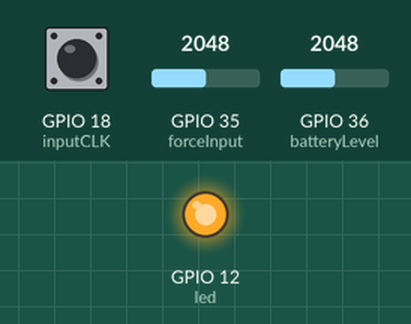
Recording of a sketch running on a simulated ESP32. Parts: output pins drawn as LEDs (lit = HIGH). The inputs (shaded band) are chosen by the test bench; at power-on: GPIO 18 (inputCLK) HIGH, GPIO 35 (forceInput) = 2048, GPIO 36 (batteryLevel) = 2048. Nothing arrives over Bluetooth unless stated.

Above: at 0.1 s.
At 1.1 s:
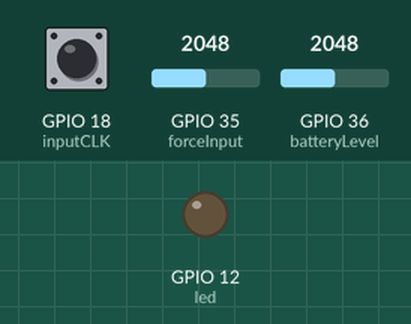
Timing chart, 0 to 2.6 s (numbered marks = the images above):
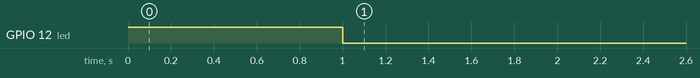

The sketch:

Code_for_sparkfun_esp32.ino
```cpp
#include "BluetoothSerial.h"
#include<driver/rtc_io.h>

#if !defined(CONFIG_BT_ENABLED) || !defined(CONFIG_BLUEDROID_ENABLED)
#error Bluetooth is not enabled! Please run `make menuconfig` to and enable it
#endif


// Rotary Encoder Inputs
#define inputCLK 18
#define inputDT 19
#define forceInput 35
#define batteryLevel A0
#define led 12

#define AM0 4095
#define AMref 3971
#define Mref 0.2

int counter = 0;
int currentStateCLK;
int previousStateCLK;

unsigned long previousTime = 0 ;
unsigned long currentTime;
int interval = 60000;
int count =0;
String stopData;


BluetoothSerial SerialBT;

void pulse() {
  counter++;
  //   if(digitalRead(inputDT) == 1){
  //    counter++;
  ////
  //   }else{
  //
  //    counter--;
  //
  //   }
}

void setup() {
  // Setup Serial Monitor
  Serial.begin (115200);
  SerialBT.enableSSP();
  SerialBT.begin("SparkFun"); //Bluetooth device name

  // Set encoder pins as inputs
  pinMode (inputCLK, INPUT);
  pinMode (inputDT, INPUT);
  pinMode(forceInput, INPUT);
  pinMode(batteryLevel, INPUT);
  pinMode(led, OUTPUT);
    digitalWrite(led,HIGH);
    delay(1000);
    digitalWrite(led,LOW);


  attachInterrupt(digitalPinToInterrupt(inputCLK), pulse, FALLING);

  esp_sleep_enable_ext0_wakeup(GPIO_NUM_36, 1);


}


void loop() {

  long count1 = counter;


  currentTime = millis();


//  if (currentTime - previousTime >= interval) {
//    SerialBT.println("in deep Sleep");
//    if (SerialBT.disconnect()){
//      SerialBT.println("Deep Sleep");
//      digitalWrite(led, HIGH);
//      delay(2000);
//      esp_deep_sleep_start();
//    }
//    previousTime = currentTime;
//  }


  long forceInputRef = analogRead(forceInput);
//  Serial.print(forceInputRef);
//  Serial.print(" -;- ");
  float force = ((forceInputRef - AM0) / (AMref - AM0)) * Mref;
  double forceOutput = forceInput * 3.3 / 4095;


  long inputBattery = analogRead(batteryLevel);
  double battery = (inputBattery * (3.3 / 4095)) * 2;

//  Serial.print(force);
//  Serial.print(" -;- ");
//  Serial.print(inputBattery);
//  Serial.print(" -;- ");
//  Serial.println(battery);

  if(SerialBT.available()){

    stopData = SerialBT.read();
    if(stopData = "test"){
      digitalWrite(led,HIGH);
      delay(1000);
      esp_deep_sleep_start();
    }
  }
  SerialBT.print(force * 9.80665);
  SerialBT.print(";");
  SerialBT.print(counter);
  SerialBT.print(";");
  SerialBT.println(battery);

  delay(10);
  SerialBT.flush();
}
```
